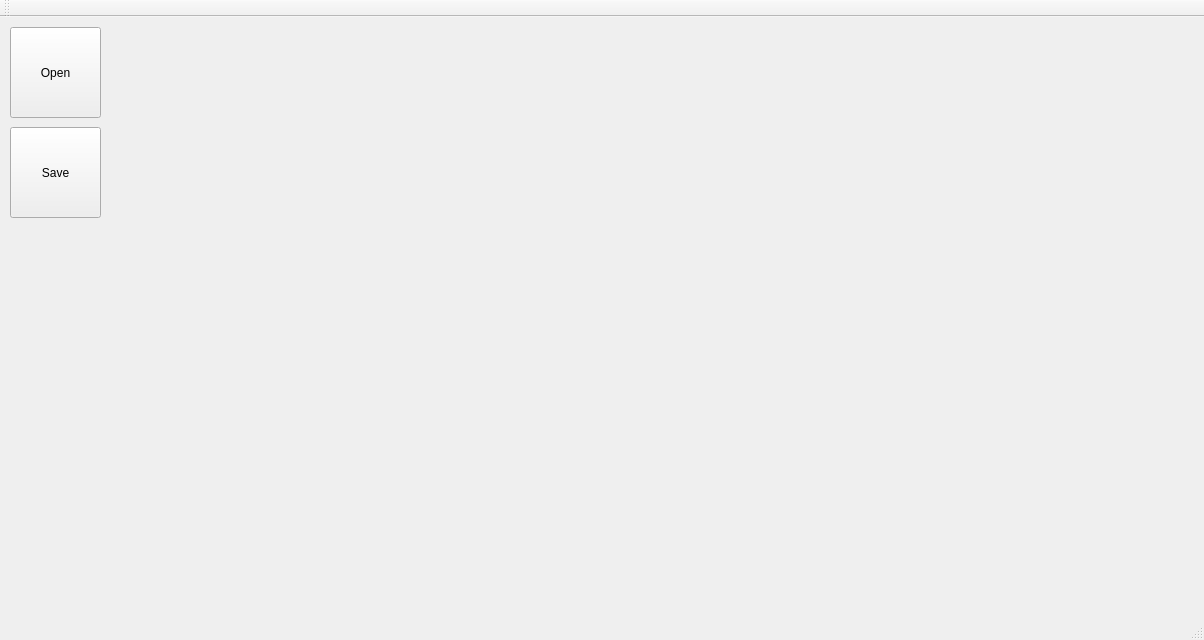
<?xml version="1.0" encoding="UTF-8"?>
<ui version="4.0">
 <class>MainWindow</class>
 <widget class="QMainWindow" name="MainWindow">
  <property name="geometry">
   <rect>
    <x>0</x>
    <y>0</y>
    <width>1204</width>
    <height>640</height>
   </rect>
  </property>
  <property name="windowTitle">
   <string>PCReconstruct</string>
  </property>
  <widget class="Window" name="centralWidget">
   <widget class="QPushButton" name="openButton">
    <property name="geometry">
     <rect>
      <x>10</x>
      <y>10</y>
      <width>91</width>
      <height>91</height>
     </rect>
    </property>
    <property name="text">
     <string>Open</string>
    </property>
   </widget>
   <widget class="QPushButton" name="saveButton">
    <property name="geometry">
     <rect>
      <x>10</x>
      <y>110</y>
      <width>91</width>
      <height>91</height>
     </rect>
    </property>
    <property name="text">
     <string>Save</string>
    </property>
   </widget>
  </widget>
  <widget class="QToolBar" name="mainToolBar">
   <attribute name="toolBarArea">
    <enum>TopToolBarArea</enum>
   </attribute>
   <attribute name="toolBarBreak">
    <bool>false</bool>
   </attribute>
  </widget>
  <widget class="QStatusBar" name="statusBar"/>
 </widget>
 <layoutdefault spacing="6" margin="11"/>
 <customwidgets>
  <customwidget>
   <class>Window</class>
   <extends>QWidget</extends>
   <header location="global">window.h</header>
   <container>1</container>
  </customwidget>
 </customwidgets>
 <resources/>
 <connections/>
</ui>
